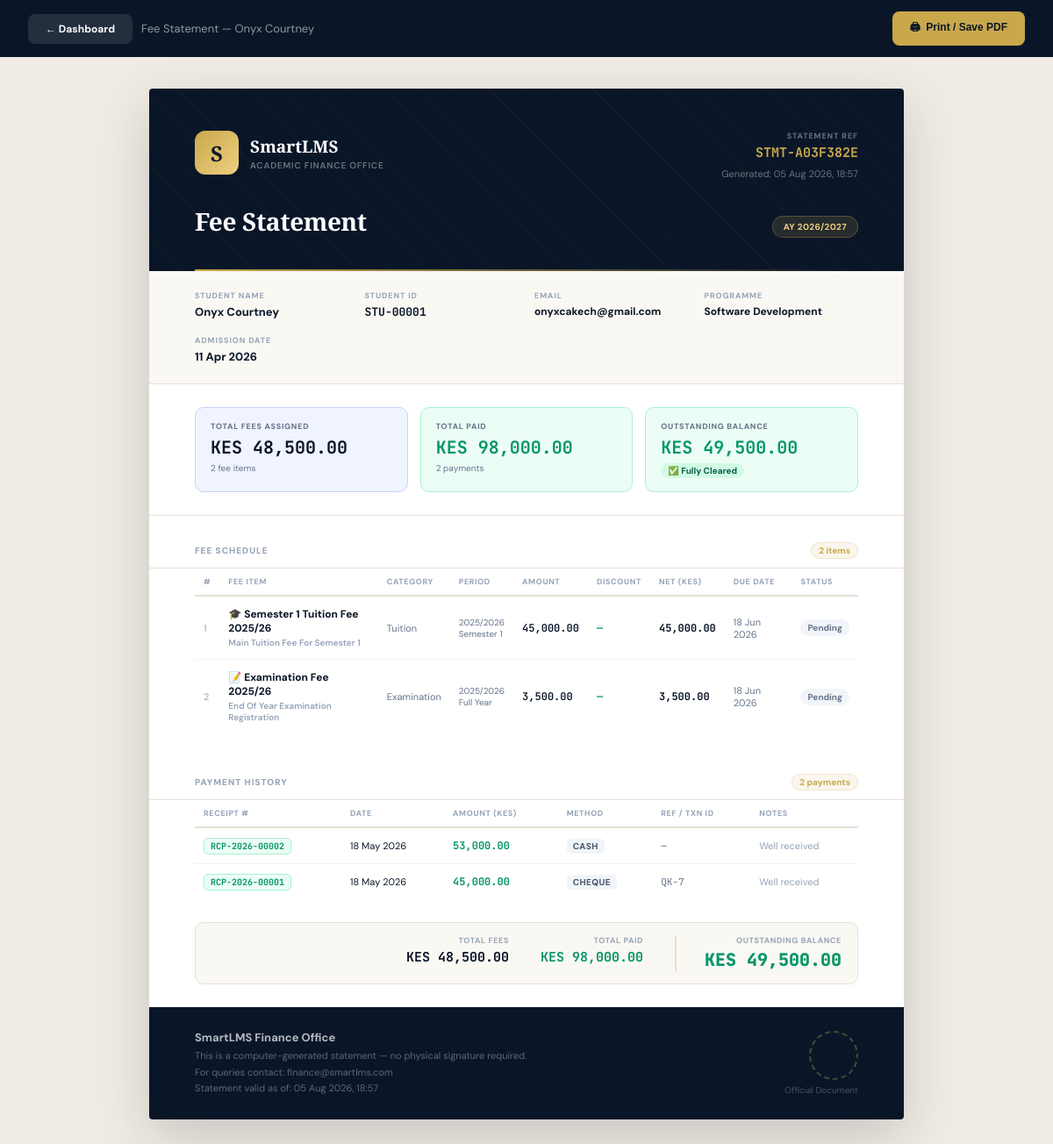
/fee_statement.php (signed in), run on the app's committed database.
### tables this page shows
CREATE TABLE `users` (
  `id` int(11) NOT NULL,
  `full_name` varchar(100) NOT NULL,
  `email` varchar(100) NOT NULL,
  `password` varchar(255) NOT NULL,
  `role` enum('student','lecturer','admin','financial_accountant','boarding_master','hr_manager') NOT NULL DEFAULT 'student',
  `course_id` int(11) DEFAULT NULL,
  `career_path` varchar(100) DEFAULT 'General Software Engineering',
  `created_at` timestamp NOT NULL DEFAULT current_timestamp()
);

CREATE TABLE `student_fee_assignments` (
  `id` int(11) NOT NULL,
  `student_id` int(11) NOT NULL,
  `fee_structure_id` int(11) NOT NULL,
  `total_amount` decimal(12,2) NOT NULL,
  `discount_amount` decimal(12,2) NOT NULL DEFAULT 0.00,
  `discount_reason` varchar(255) DEFAULT NULL,
  `net_amount` decimal(12,2) NOT NULL,
  `academic_year` varchar(20) NOT NULL,
  `semester` varchar(50) NOT NULL,
  `due_date` date DEFAULT NULL,
  `status` enum('pending','partial','paid','overdue','waived') NOT NULL DEFAULT 'pending',
  `assigned_by` int(11) DEFAULT NULL,
  `assigned_at` timestamp NOT NULL DEFAULT current_timestamp()
);

CREATE TABLE `fee_structures` (
  `id` int(11) NOT NULL,
  `name` varchar(255) NOT NULL,
  `description` text DEFAULT NULL,
  `amount` decimal(12,2) NOT NULL DEFAULT 0.00,
  `fee_category` enum('tuition','examination','library','accommodation','transport','medical','activity','other') NOT NULL DEFAULT 'tuition',
  `academic_year` varchar(20) NOT NULL,
  `semester` enum('Semester 1','Semester 2','Full Year','One Time') NOT NULL DEFAULT 'Semester 1',
  `course_id` int(11) DEFAULT NULL,
  `is_mandatory` tinyint(1) NOT NULL DEFAULT 1,
  `created_by` int(11) DEFAULT NULL,
  `created_at` timestamp NOT NULL DEFAULT current_timestamp()
);

CREATE TABLE `fee_payments` (
  `id` int(11) NOT NULL,
  `student_id` int(11) NOT NULL,
  `fee_assignment_id` int(11) DEFAULT NULL,
  `amount_paid` decimal(12,2) NOT NULL,
  `payment_method` enum('cash','bank_transfer','mpesa','cheque','online','scholarship') NOT NULL DEFAULT 'cash',
  `transaction_ref` varchar(100) DEFAULT NULL,
  `receipt_number` varchar(50) DEFAULT NULL,
  `notes` text DEFAULT NULL,
  `payment_date` date NOT NULL,
  `recorded_by` int(11) NOT NULL,
  `created_at` timestamp NOT NULL DEFAULT current_timestamp()
);

### fee_statement.php (the view, shortened to what this page needs)
<?php
$role = $_SESSION['role'] ?? '';
$target_student_id = 0;
if ($role === 'student') {
    $target_student_id = intval($_SESSION['user_id'] ?? 0);
} else {
    $target_student_id = intval($_GET['student_id'] ?? 0);
    if (!$target_student_id) { header("Location: financial_dashboard.php"); exit(); }
}
$student = mysqli_fetch_assoc(mysqli_query($conn,
    "SELECT u.id, u.full_name, u.email, u.career_path, u.created_at,
            c.title AS course_name
     FROM users u
     LEFT JOIN courses c ON c.id = u.course_id
     WHERE u.id = $target_student_id AND u.role='student' LIMIT 1"));
$fee_rows = [];
$fee_res = mysqli_query($conn,
    "SELECT sfa.*, fs.name AS fee_name, fs.fee_category, fs.description AS fee_desc,
            fs.academic_year, fs.semester
     FROM student_fee_assignments sfa
     JOIN fee_structures fs ON fs.id = sfa.fee_structure_id
     WHERE sfa.student_id = $target_student_id
     ORDER BY sfa.due_date ASC, sfa.assigned_at ASC");
if ($fee_res) while ($r = mysqli_fetch_assoc($fee_res)) $fee_rows[] = $r;
$pay_rows = [];
$pay_res = mysqli_query($conn,
    "SELECT fp.*, fs.name AS fee_name
     FROM fee_payments fp
     LEFT JOIN student_fee_assignments sfa ON sfa.id = fp.fee_assignment_id
     LEFT JOIN fee_structures fs ON fs.id = sfa.fee_structure_id
     WHERE fp.student_id = $target_student_id
     ORDER BY fp.payment_date DESC, fp.created_at DESC");
if ($pay_res) while ($r = mysqli_fetch_assoc($pay_res)) $pay_rows[] = $r;
$total_fees  = array_sum(array_column($fee_rows, 'net_amount'));
$total_paid  = array_sum(array_column($pay_rows, 'amount_paid'));
$balance     = $total_fees - $total_paid;
$stmt_ref    = 'STMT-' . strtoupper(substr(md5($student['id'] . date('Ym')), 0, 8));
$gen_date    = date('d M Y, H:i');
$status_map = [
    'paid'    => ['Paid',    '#059669','#d1fae5'],
    'partial' => ['Partial', '#d97706','#fef3c7'],
    'pending' => ['Pending', '#64748b','#f1f5f9'],
    'overdue' => ['Overdue', '#dc2626','#fee2e2'],
    'waived'  => ['Waived',  '#7c3aed','#ede9fe'],
];
$cat_icons = [
    'tuition'=>'🎓','examination'=>'📝','library'=>'📚',
    'accommodation'=>'🏠','transport'=>'🚌','medical'=>'🏥',
    'activity'=>'⚽','other'=>'📋',
];
?>
<!DOCTYPE html>
<html lang="en">
<head>
</head>
<body>
<div class="print-bar">
    <div style="display:flex;gap:10px;align-items:center;">
        <?php if ($role==='student'): ?>
        <a href="student_dashboard.php" class="btn-back">← Dashboard</a>
        <?php else: ?>
        <a href="financial_dashboard.php" class="btn-back">← Financial Dashboard</a>
        <?php endif; ?>
        <span>Fee Statement — <?php echo htmlspecialchars($student['full_name']); ?></span>
    </div>
    <button onclick="window.print()" class="btn-print">🖨&nbsp; Print / Save PDF</button>
</div>
<div class="doc">
    <div class="doc-hd">
        <div class="hd-top">
            <div style="display:flex;align-items:center;gap:13px;">
                <div class="logo-mark">S</div>
                <div class="logo-text"><h1>SmartLMS</h1><p>Academic Finance Office</p></div>
            </div>
            <div class="hd-meta">
                <div class="ref-lbl">Statement Ref</div>
                <div class="ref-val"><?php echo $stmt_ref; ?></div>
                <div class="ref-date">Generated: <?php echo $gen_date; ?></div>
            </div>
        </div>
        <div class="hd-title-row">
            <h2>Fee Statement</h2>
            <span class="fy-badge">AY <?php echo date('Y').'/'. (date('Y')+1); ?></span>
        </div>
    </div>
    <div class="info-band">
        <div><div class="info-lbl">Student Name</div><div class="info-val"><?php echo htmlspecialchars($student['full_name']); ?></div></div>
        <div><div class="info-lbl">Student ID</div><div class="info-val" style="font-family:'JetBrains Mono',monospace;">STU-<?php echo str_pad($student['id'],5,'0',STR_PAD_LEFT); ?></div></div>
        <div><div class="info-lbl">Email</div><div class="info-val" style="font-size:12px;"><?php echo htmlspecialchars($student['email']); ?></div></div>
        <div><div class="info-lbl">Programme</div><div class="info-val" style="font-size:12px;"><?php echo htmlspecialchars($student['course_name'] ?? $student['career_path'] ?? '—'); ?></div></div>
        <div><div class="info-lbl">Admission Date</div><div class="info-val"><?php echo date('d M Y',strtotime($student['created_at'])); ?></div></div>
    </div>
    <div class="kpi-row">
        <div class="kpi t">
            <div class="kpi-lbl">Total Fees Assigned</div>
            <div class="kpi-val">KES <?php echo number_format($total_fees,2); ?></div>
            <div style="font-size:10px;color:#64748b;margin-top:4px;"><?php echo count($fee_rows); ?> fee item<?php echo count($fee_rows)!=1?'s':''; ?></div>
        </div>
        <div class="kpi p">
            <div class="kpi-lbl">Total Paid</div>
            <div class="kpi-val" style="color:var(--green);">KES <?php echo number_format($total_paid,2); ?></div>
            <div style="font-size:10px;color:#64748b;margin-top:4px;"><?php echo count($pay_rows); ?> payment<?php echo count($pay_rows)!=1?'s':''; ?></div>
        </div>
        <div class="kpi b">
            <div class="kpi-lbl">Outstanding Balance</div>
            <div class="kpi-val" style="color:<?php echo $balance<=0?'var(--green)':'#d97706'; ?>;">KES <?php echo number_format(abs($balance),2); ?></div>
            <div class="kpi-chip"><?php echo $balance<=0?'✅ Fully Cleared':'⚠ Balance Remaining'; ?></div>
        </div>
    </div>
    <div class="sec-hd" style="margin-top:10px;">
        <h3>Fee Schedule</h3><span class="cnt"><?php echo count($fee_rows); ?> items</span>
    </div>
    <?php if (empty($fee_rows)): ?>
    <div class="no-data">No fees have been assigned to this student account yet.</div>
    <?php else: ?>
    <div class="tbl-wrap">
        <table class="ft">
            <thead><tr><th>#</th><th>Fee Item</th><th>Category</th><th>Period</th><th>Amount</th><th>Discount</th><th>Net (KES)</th><th>Due Date</th><th>Status</th></tr></thead>
            <tbody>
            <?php foreach ($fee_rows as $i => $fee):
                $icon = $cat_icons[$fee['fee_category']] ?? '📋';
                [$slbl,$sclr,$sbg] = $status_map[$fee['status']] ?? ['Unknown','#64748b','#f1f5f9'];
            ?>
            <tr>
                <td style="color:#94a3b8;font-size:11px;"><?php echo $i+1; ?></td>
                <td><div class="fee-name"><?php echo $icon; ?> <?php echo htmlspecialchars($fee['fee_name']); ?></div><?php if($fee['fee_desc']): ?><div class="fee-cat"><?php echo htmlspecialchars($fee['fee_desc']); ?></div><?php endif; ?></td>
                <td style="font-size:11px;color:#64748b;text-transform:capitalize;"><?php echo str_replace('_',' ',$fee['fee_category']); ?></td>
                <td style="font-size:10px;color:#64748b;"><?php echo htmlspecialchars($fee['academic_year']); ?><br><?php echo htmlspecialchars($fee['semester']); ?></td>
                <td class="mono"><?php echo number_format($fee['total_amount'],2); ?></td>
                <td class="mono" style="color:var(--green);"><?php echo $fee['discount_amount']>0?'-'.number_format($fee['discount_amount'],2):'—'; ?></td>
                <td class="mono" style="font-weight:700;"><?php echo number_format($fee['net_amount'],2); ?></td>
                <td style="font-size:11px;color:#64748b;"><?php echo $fee['due_date']?date('d M Y',strtotime($fee['due_date'])):'—'; ?></td>
                <td><span class="sp" style="background:<?php echo $sbg; ?>;color:<?php echo $sclr; ?>;"><?php echo $slbl; ?></span></td>
            </tr>
            <?php endforeach; ?>
            </tbody>
        </table>
    </div>
    <?php endif; ?>
    <div class="sec-hd" style="margin-top:16px;">
        <h3>Payment History</h3><span class="cnt"><?php echo count($pay_rows); ?> payments</span>
    </div>
    <?php if (empty($pay_rows)): ?>
    <div class="no-data">No payments recorded on this account.</div>
    <?php else: ?>
    <div class="tbl-wrap">
        <table class="ft">
            <thead><tr><th>Receipt #</th><th>Date</th><th>Amount (KES)</th><th>Method</th><th>Ref / TXN ID</th><th>Notes</th></tr></thead>
            <tbody>
            <?php foreach ($pay_rows as $pay): ?>
            <tr>
                <td><span class="rcpt"><?php echo htmlspecialchars($pay['receipt_number']??'—'); ?></span></td>
                <td style="font-size:11px;white-space:nowrap;"><?php echo date('d M Y',strtotime($pay['payment_date'])); ?></td>
                <td class="mono" style="font-weight:700;color:var(--green);"><?php echo number_format($pay['amount_paid'],2); ?></td>
                <td><span class="mth"><?php echo str_replace('_',' ',$pay['payment_method']); ?></span></td>
                <td style="font-size:11px;font-family:'JetBrains Mono',monospace;color:#64748b;"><?php echo $pay['transaction_ref']?htmlspecialchars($pay['transaction_ref']):'—'; ?></td>
                <td style="font-size:11px;color:#94a3b8;"><?php echo $pay['notes']?htmlspecialchars($pay['notes']):'—'; ?></td>
            </tr>
            <?php endforeach; ?>
            </tbody>
        </table>
    </div>
    <?php endif; ?>
    <div class="sum-row">
        <div class="sum-inner">
            <div class="sum-item">
                <div class="sum-lbl">Total Fees</div>
                <div class="sum-val">KES <?php echo number_format($total_fees,2); ?></div>
            </div>
            <div class="sum-item">
                <div class="sum-lbl">Total Paid</div>
                <div class="sum-val" style="color:var(--green);">KES <?php echo number_format($total_paid,2); ?></div>
            </div>
            <div class="sum-item final">
                <div class="sum-lbl">Outstanding Balance</div>
                <div class="sum-val" style="color:<?php echo $balance<=0?'var(--green)':'#d97706'; ?>;">KES <?php echo number_format(abs($balance),2); ?></div>
            </div>
        </div>
    </div>
    <div class="doc-ft">
        <div class="ft-l">
            <div class="ft-title">SmartLMS Finance Office</div>
            <p>This is a computer-generated statement — no physical signature required.<br>
            For queries contact: finance@smartlms.com<br>
            Statement valid as of: <?php echo $gen_date; ?></p>
        </div>
        <div class="ft-r">
            <div class="ft-seal">🏛</div>
            <p>Official Document</p>
        </div>
    </div>
</div>
</body>
</html>

### data on the page
users: full_name "Onyx Courtney", id "STMT-A03F382E", id "00001", email "onyxcakech@gmail.com", career_path "Software Development", created_at "11 Apr 2026"
student_fee_assignments: fee_structure.fee_category "🎓", fee_structure.name "Semester 1 Tuition Fee 2025/26", fee_structure.description "Main Tuition Fee For Semester 1", fee_structure.fee_category "Tuition", fee_structure.academic_year "2025/2026", fee_structure.semester "Semester 1", total_amount "45,000.00", net_amount "45,000.00", due_date "18 Jun 2026", slbl "Pending"
student_fee_assignments: fee_structure.fee_category "📝", fee_structure.name "Examination Fee 2025/26", fee_structure.description "End Of Year Examination Registration", fee_structure.fee_category "Examination", fee_structure.academic_year "2025/2026", fee_structure.semester "Full Year", total_amount "3,500.00", net_amount "3,500.00", due_date "18 Jun 2026", slbl "Pending"
fee_payments: receipt_number "RCP-2026-00002", payment_date "18 May 2026", amount_paid "53,000.00", payment_method "CASH", notes "Well received"
fee_payments: receipt_number "RCP-2026-00001", payment_date "18 May 2026", amount_paid "45,000.00", payment_method "CHEQUE", transaction_ref "QK-7", notes "Well received"

### other printed values
$gen_date "05 Aug 2026, 18:57"
$total_fees "48,500.00"
count($fee_rows) "2"
$total_paid "98,000.00"
count($pay_rows) "2"
abs($balance) "49,500.00"
